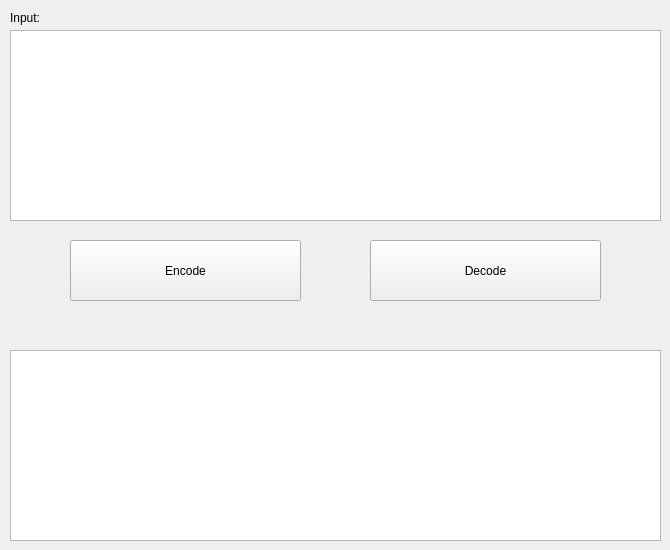
    <widget class="QWidget" name="tab_5">
     <attribute name="title">
      <string>Base 64 Encoder</string>
     </attribute>
     <widget class="QTextEdit" name="textEditIn">
      <property name="geometry">
       <rect>
        <x>10</x>
        <y>30</y>
        <width>651</width>
        <height>191</height>
       </rect>
      </property>
     </widget>
     <widget class="QTextEdit" name="textEditOut">
      <property name="geometry">
       <rect>
        <x>10</x>
        <y>350</y>
        <width>651</width>
        <height>191</height>
       </rect>
      </property>
     </widget>
     <widget class="QPushButton" name="pushButton_4">
      <property name="geometry">
       <rect>
        <x>70</x>
        <y>240</y>
        <width>231</width>
        <height>61</height>
       </rect>
      </property>
      <property name="text">
       <string>Encode</string>
      </property>
     </widget>
     <widget class="QPushButton" name="pushButton_5">
      <property name="geometry">
       <rect>
        <x>370</x>
        <y>240</y>
        <width>231</width>
        <height>61</height>
       </rect>
      </property>
      <property name="text">
       <string>Decode</string>
      </property>
     </widget>
     <widget class="QLabel" name="label_33">
      <property name="geometry">
       <rect>
        <x>10</x>
        <y>10</y>
        <width>81</width>
        <height>16</height>
       </rect>
      </property>
      <property name="text">
       <string>Input:</string>
      </property>
     </widget>
     <widget class="QLabel" name="label_34">
      <property name="geometry">
       <rect>
        <x>10</x>
        <y>330</y>
        <width>101</width>
        <height>16</height>
       </rect>
      </property>
      <property name="text">
       <string/>
      </property>
     </widget>
    </widget>
